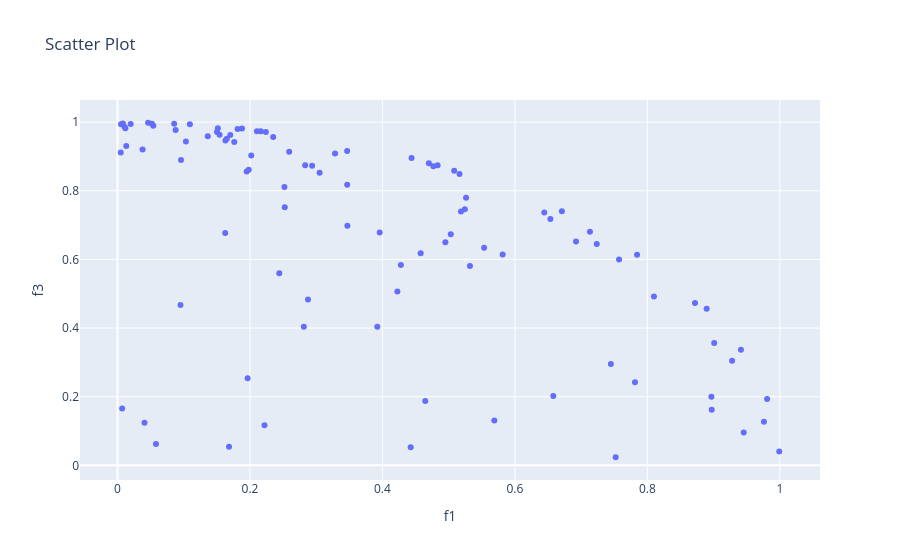

Notebook code for this chart:
### Markdown cell above
### f1 vs f3

### Code cell
scatter = px.scatter(
            df2,
            x=df2["f1"],
            y=df2["f3"],
            labels={"df2[f1]": "f1", "df2[f3]": "f3"},
            title="Scatter Plot",
        )
scatter.show()
